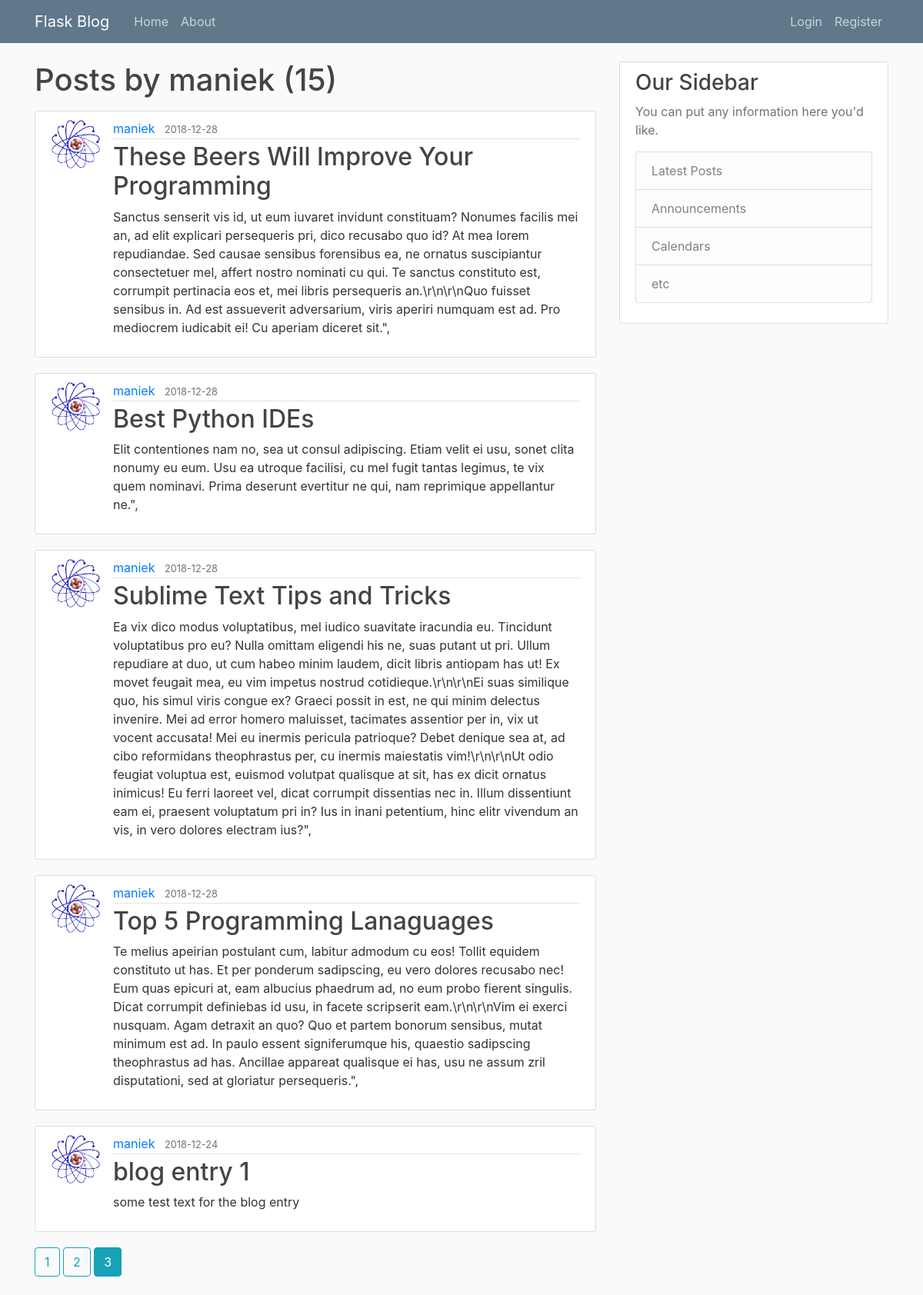
Page /user/maniek?page=3 on the committed database.
### blog/models.py (models this page shows, shortened)
class User(db.Model, UserMixin):
    id = db.Column(db.Integer, primary_key=True)
    username = db.Column(db.String(20), unique=True, nullable=False)
    email = db.Column(db.String(120), unique=True, nullable=False)
    image_file = db.Column(db.String(20), nullable=False, default='default.jpg')
    password = db.Column(db.String(60), nullable=False)
    posts = db.relationship('Post', backref='author', lazy=True)

class Post(db.Model):
    id = db.Column(db.Integer, primary_key=True)
    title = db.Column(db.String(100), nullable=False)
    date_posted = db.Column(db.DateTime, nullable=False, default=datetime.utcnow)
    content = db.Column(db.Text, nullable=False)
    user_id = db.Column(db.Integer, db.ForeignKey('user.id'), nullable=False)

### blog/routes.py (the view)
@app.route("/user/<string:username>")
def user_posts(username):
    page = request.args.get('page', 1, type=int)
    user = User.query.filter_by(username=username).first_or_404()
    posts = Post.query.filter_by(author=user)\
        .order_by(Post.date_posted.desc())\
        .paginate(page=page, per_page=5)
    return render_template('user_posts.html', posts=posts, user=user)

### blog/templates/user_posts.html
{% extends "layout.html" %}
{% block content %}
    <h1 class="mb-3">Posts by {{ user.username }} ({{ posts.total }})</h1>
    {% for post in posts.items %}
    <article class="media content-section">
        <img class="rounded-circle article-img" src="{{ url_for('static', filename='profile_pics/' + post.author.image_file) }}">
        <div class="media-body">
            <div class="article-metadata">
                <a class="mr-2" href="{{ url_for('user_posts', username=post.author.username) }}">{{ post.author.username }}</a>
                <small class="text-muted">{{ post.date_posted.strftime('%Y-%m-%d') }}</small>
            </div>
            <h2><a class="article-title" href="{{ url_for('post', post_id=post.id) }}">{{ post.title }}</a></h2>
            <p class="article-content">{{ post.content }}</p>
        </div>
    </article>
    {% endfor %}
    {% for page_num in posts.iter_pages(left_edge=1, right_edge=1, left_current=1, right_current=2) %}
        {% if page_num %}
            {% if page_num == posts.page %}
                <a class="btn btn-info mb-4" href="{{ url_for('user_posts', username=user.username, page=page_num) }}">{{ page_num }}</a>
            {% else %}
                <a class="btn btn-outline-info mb-4" href="{{ url_for('user_posts', username=user.username, page=page_num) }}">{{ page_num }}</a>
            {% endif %}
        {% else %}
        ...
        {% endif %}
    {% endfor %}
{% endblock content %}

### blog/static/main.css (style rules this page uses)
body { background: #fafafa; color: #333333; margin-top: 5rem; }
h1, h2, h3, h4, h5, h6 { color: #444444; }
.content-section { background: #ffffff; padding: 10px 20px; border: 1px solid #dddddd; border-radius: 3px; margin-bottom: 20px; }
.article-title { color: #444444; }
.article-content { white-space: pre-line; }
.article-img { height: 65px; width: 65px; margin-right: 16px; }
.article-metadata { padding-bottom: 1px; margin-bottom: 4px; border-bottom: 1px solid #e3e3e3 }

### rows in the picture
User: username "maniek"
Post: image_file (picture), author.username "maniek", date_posted "2018-12-28", title "These Beers Will Improve Your Programming", content "Sanctus senserit vis id, ut eum iuvaret invidunt constituam? Nonumes facilis mei an, ad elit explicari persequeris pri, dico recusabo quo id? At mea lorem repudiandae. Sed causae sensibus forensibus ea, ne ornatus suscipiantur consectetuer mel, affert nostro nominati cu qui. Te sanctus constituto est, corrumpit pertinacia eos et, mei libris persequeris an.\\r\\n\\r\\nQuo fuisset sensibus in. Ad est assueverit adversarium, viris aperiri numquam est ad. Pro mediocrem iudicabit ei! Cu aperiam diceret sit.\","
Post: image_file (picture), author.username "maniek", date_posted "2018-12-28", title "Best Python IDEs", content "Elit contentiones nam no, sea ut consul adipiscing. Etiam velit ei usu, sonet clita nonumy eu eum. Usu ea utroque facilisi, cu mel fugit tantas legimus, te vix quem nominavi. Prima deserunt evertitur ne qui, nam reprimique appellantur ne.\","
Post: image_file (picture), author.username "maniek", date_posted "2018-12-28", title "Sublime Text Tips and Tricks", content "Ea vix dico modus voluptatibus, mel iudico suavitate iracundia eu. Tincidunt voluptatibus pro eu? Nulla omittam eligendi his ne, suas putant ut pri. Ullum repudiare at duo, ut cum habeo minim laudem, dicit libris antiopam has ut! Ex movet feugait mea, eu vim impetus nostrud cotidieque.\\r\\n\\r\\nEi suas similique quo, his simul viris congue ex? Graeci possit in est, ne qui minim delectus invenire. Mei ad error homero maluisset, tacimates assentior per in, vix ut vocent accusata! Mei eu inermis pericula patrioque? Debet denique sea at, ad cibo reformidans theophrastus per, cu inermis maiestatis vim!\\r\\n\\r\\nUt odio feugiat voluptua est, euismod volutpat qualisque at sit, has ex dicit ornatus…"
Post: image_file (picture), author.username "maniek", date_posted "2018-12-28", title "Top 5 Programming Lanaguages", content "Te melius apeirian postulant cum, labitur admodum cu eos! Tollit equidem constituto ut has. Et per ponderum sadipscing, eu vero dolores recusabo nec! Eum quas epicuri at, eam albucius phaedrum ad, no eum probo fierent singulis. Dicat corrumpit definiebas id usu, in facete scripserit eam.\\r\\n\\r\\nVim ei exerci nusquam. Agam detraxit an quo? Quo et partem bonorum sensibus, mutat minimum est ad. In paulo essent signiferumque his, quaestio sadipscing theophrastus ad has. Ancillae appareat qualisque ei has, usu ne assum zril disputationi, sed at gloriatur persequeris.\","
Post: image_file (picture), author.username "maniek", date_posted "2018-12-24", title "blog entry 1", content "some test text for the blog entry"

### other values in the picture
{{ posts.total }} "15"
{{ page_num }} "1" "2"
{{ page_num }} "3"
